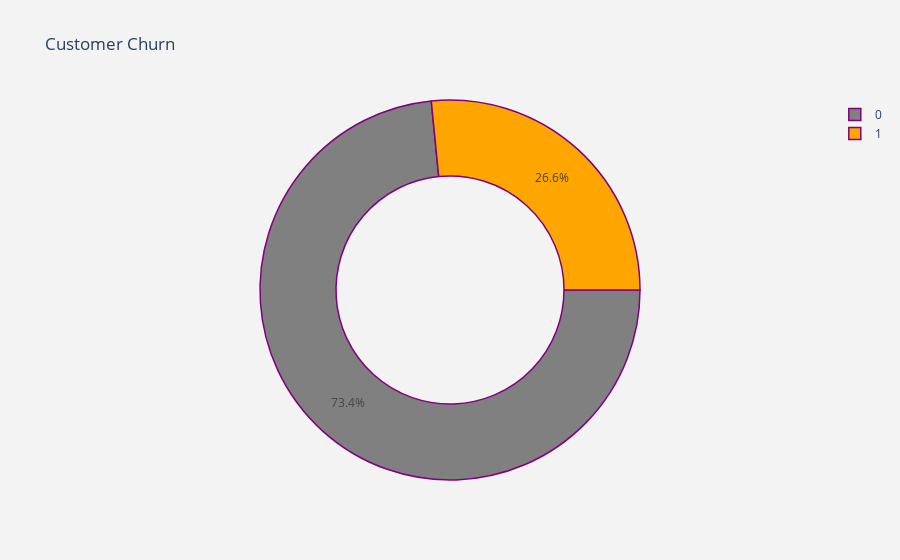

Notebook code cell kept with this figure:
### Code cell
churn_labels = df["Churn"].value_counts().keys().tolist()
churn_values = df["Churn"].value_counts().values.tolist()
plot_data = [go.Pie(labels=churn_labels,
                    values=churn_values,
                    marker=dict(colors=['grey','orange'], line=dict(color="purple",width=1.5)),
                    rotation=90,
                    hoverinfo="label+value+text",
                    hole= .6)   ]                    
plot_layout = go.Layout(dict(title="Customer Churn",
                             plot_bgcolor='rgb(243,243,243)',
                             paper_bgcolor='rgb(243,243,243)')) 
fig = go.Figure(data=plot_data,layout=plot_layout) 
po.iplot(fig)

### Figure 1 — Plotly figure (JSON) as saved in the notebook; plotly's stock layout.template omitted (floating-point values rounded to 4 significant figures)
{"data": [{"hole": 0.6, "hoverinfo": "label+value+text", "labels": [0, 1], "marker": {"colors": ["grey", "orange"], "line": {"color": "purple", "width": 1.5}}, "rotation": 90, "type": "pie", "values": [5164, 1869]}], "layout": {"paper_bgcolor": "rgb(243,243,243)", "plot_bgcolor": "rgb(243,243,243)", "title": {"text": "Customer Churn"}}}
